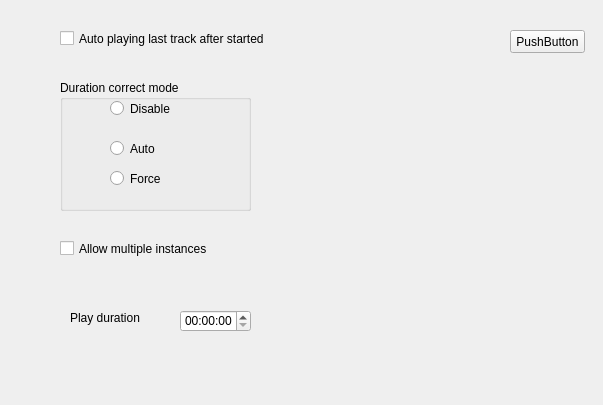
<?xml version="1.0" encoding="UTF-8"?>
<ui version="4.0">
 <class>Form</class>
 <widget class="QWidget" name="Form">
  <property name="geometry">
   <rect>
    <x>0</x>
    <y>0</y>
    <width>603</width>
    <height>405</height>
   </rect>
  </property>
  <property name="windowTitle">
   <string>Form</string>
  </property>
  <widget class="QPushButton" name="pushButton">
   <property name="geometry">
    <rect>
     <x>510</x>
     <y>30</y>
     <width>75</width>
     <height>23</height>
    </rect>
   </property>
   <property name="text">
    <string>PushButton</string>
   </property>
  </widget>
  <widget class="QCheckBox" name="checkBox">
   <property name="geometry">
    <rect>
     <x>60</x>
     <y>30</y>
     <width>371</width>
     <height>17</height>
    </rect>
   </property>
   <property name="text">
    <string>Auto playing last track after started</string>
   </property>
  </widget>
  <widget class="QGroupBox" name="groupBox">
   <property name="geometry">
    <rect>
     <x>60</x>
     <y>80</y>
     <width>191</width>
     <height>131</height>
    </rect>
   </property>
   <property name="title">
    <string>Duration correct mode</string>
   </property>
   <widget class="QRadioButton" name="radioButton">
    <property name="geometry">
     <rect>
      <x>50</x>
      <y>60</y>
      <width>89</width>
      <height>17</height>
     </rect>
    </property>
    <property name="text">
     <string>Auto</string>
    </property>
    <attribute name="buttonGroup">
     <string notr="true">buttonGroup</string>
    </attribute>
   </widget>
   <widget class="QRadioButton" name="radioButton_2">
    <property name="geometry">
     <rect>
      <x>50</x>
      <y>90</y>
      <width>89</width>
      <height>17</height>
     </rect>
    </property>
    <property name="text">
     <string>Force</string>
    </property>
    <attribute name="buttonGroup">
     <string notr="true">buttonGroup</string>
    </attribute>
   </widget>
   <widget class="QRadioButton" name="radioButton_3">
    <property name="geometry">
     <rect>
      <x>50</x>
      <y>20</y>
      <width>89</width>
      <height>17</height>
     </rect>
    </property>
    <property name="text">
     <string>Disable</string>
    </property>
   </widget>
  </widget>
  <widget class="QCheckBox" name="checkBox_2">
   <property name="geometry">
    <rect>
     <x>60</x>
     <y>240</y>
     <width>321</width>
     <height>17</height>
    </rect>
   </property>
   <property name="text">
    <string>Allow multiple instances</string>
   </property>
  </widget>
  <widget class="QLabel" name="label">
   <property name="geometry">
    <rect>
     <x>70</x>
     <y>310</y>
     <width>141</width>
     <height>16</height>
    </rect>
   </property>
   <property name="text">
    <string>Play duration</string>
   </property>
  </widget>
  <widget class="QTimeEdit" name="timeEdit">
   <property name="geometry">
    <rect>
     <x>180</x>
     <y>310</y>
     <width>71</width>
     <height>22</height>
    </rect>
   </property>
   <property name="displayFormat">
    <string>HH:mm:ss</string>
   </property>
  </widget>
 </widget>
 <resources/>
 <connections/>
 <buttongroups>
  <buttongroup name="buttonGroup"/>
 </buttongroups>
</ui>
